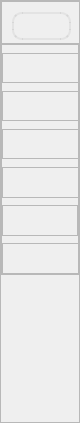
          <widget class="QFrame" name="leftBox">
           <property name="sizePolicy">
            <sizepolicy hsizetype="Fixed" vsizetype="Expanding">
             <horstretch>0</horstretch>
             <verstretch>0</verstretch>
            </sizepolicy>
           </property>
           <property name="minimumSize">
            <size>
             <width>80</width>
             <height>0</height>
            </size>
           </property>
           <property name="maximumSize">
            <size>
             <width>80</width>
             <height>16777215</height>
            </size>
           </property>
           <property name="styleSheet">
            <string notr="true">QFrame#leftBox  {
    /*background-color: rgba(255, 255, 255, 80%);*/
    border: 0px solid rgba(0, 0, 0, 40%);
	border-top:none;
	border-bottom:none;
	border-left:none;
}
</string>
           </property>
           <property name="frameShape">
            <enum>QFrame::StyledPanel</enum>
           </property>
           <property name="frameShadow">
            <enum>QFrame::Raised</enum>
           </property>
           <layout class="QVBoxLayout" name="verticalLayout_2" stretch="10,55,35">
            <property name="spacing">
             <number>0</number>
            </property>
            <property name="leftMargin">
             <number>0</number>
            </property>
            <property name="topMargin">
             <number>0</number>
            </property>
            <property name="rightMargin">
             <number>0</number>
            </property>
            <property name="bottomMargin">
             <number>0</number>
            </property>
            <item>
             <widget class="QFrame" name="leftbox_top">
              <property name="sizePolicy">
               <sizepolicy hsizetype="Expanding" vsizetype="Preferred">
                <horstretch>0</horstretch>
                <verstretch>0</verstretch>
               </sizepolicy>
              </property>
              <property name="minimumSize">
               <size>
                <width>180</width>
                <height>0</height>
               </size>
              </property>
              <property name="frameShape">
               <enum>QFrame::StyledPanel</enum>
              </property>
              <property name="frameShadow">
               <enum>QFrame::Raised</enum>
              </property>
              <layout class="QHBoxLayout" name="horizontalLayout_8" stretch="4,6">
               <property name="spacing">
                <number>5</number>
               </property>
               <property name="leftMargin">
                <number>10</number>
               </property>
               <property name="topMargin">
                <number>10</number>
               </property>
               <property name="rightMargin">
                <number>15</number>
               </property>
               <property name="bottomMargin">
                <number>3</number>
               </property>
               <item>
                <widget class="QFrame" name="logo">
                 <property name="sizePolicy">
                  <sizepolicy hsizetype="Preferred" vsizetype="Preferred">
                   <horstretch>0</horstretch>
                   <verstretch>0</verstretch>
                  </sizepolicy>
                 </property>
                 <property name="styleSheet">
                  <string notr="true">image: url(:/leftbox/images/swimmingliu_icon.png);
border:2px solid rgba(0,0,0,5%);
border-radius: 10%;
</string>
                 </property>
                 <property name="frameShape">
                  <enum>QFrame::StyledPanel</enum>
                 </property>
                 <property name="frameShadow">
                  <enum>QFrame::Raised</enum>
                 </property>
                </widget>
               </item>
               <item>
                <widget class="QFrame" name="top_intro">
                 <property name="styleSheet">
                  <string notr="true">QLabel{
	color: black;
	font: 600 italic 9pt &quot;Segoe UI&quot;;
	font-weight: bold;
}
QFrame{
	border:none;
}</string>
                 </property>
                 <property name="frameShape">
                  <enum>QFrame::StyledPanel</enum>
                 </property>
                 <property name="frameShadow">
                  <enum>QFrame::Raised</enum>
                 </property>
                 <layout class="QVBoxLayout" name="verticalLayout_20">
                  <property name="spacing">
                   <number>0</number>
                  </property>
                  <property name="leftMargin">
                   <number>5</number>
                  </property>
                  <property name="topMargin">
                   <number>0</number>
                  </property>
                  <property name="rightMargin">
                   <number>0</number>
                  </property>
                  <property name="bottomMargin">
                   <number>0</number>
                  </property>
                  <item>
                   <widget class="QLabel" name="label">
                    <property name="text">
                     <string>YOLO SHOW</string>
                    </property>
                   </widget>
                  </item>
                  <item>
                   <widget class="QLabel" name="label_3">
                    <property name="text">
                     <string>SwimmingLiu</string>
                    </property>
                   </widget>
                  </item>
                 </layout>
                </widget>
               </item>
              </layout>
             </widget>
            </item>
            <item>
             <widget class="QFrame" name="leftbox_bottom">
              <property name="sizePolicy">
               <sizepolicy hsizetype="Preferred" vsizetype="Preferred">
                <horstretch>0</horstretch>
                <verstretch>0</verstretch>
               </sizepolicy>
              </property>
              <property name="minimumSize">
               <size>
                <width>0</width>
                <height>0</height>
               </size>
              </property>
              <property name="maximumSize">
               <size>
                <width>16777215</width>
                <height>16777215</height>
               </size>
              </property>
              <property name="styleSheet">
               <string notr="true">QPushButton#src_menu{
	background-image: url(:/leftbox/images/newsize/menu.png);
}
QPushButton#src_folder{
	background-image: url(:/leftbox/images/newsize/folder.png);

}
QPushButton#src_camera{
	background-image: url(:/leftbox/images/newsize/security-camera.png);
}
QPushButton#src_img{
	background-image: url(:/leftbox/images/newsize/gallery.png);
}
QPushButton#src_webcam{
	background-image: url(:/leftbox/images/newsize/photo-camera.png);
}
QPushButton#src_setting{
	background-image:url(:/leftbox/images/newsize/setting.png);
}
QPushButton#src_singlemode{
	background-image:url(:/leftbox/images/newsize/single.png);
}
QPushButton{
	border:none;
	text-align: center;
	background-repeat: no-repeat;
	background-position: left center;
	border-left: 23px solid transparent;
	color: rgba(0, 0, 0, 199);
	font: 12pt &quot;Times New Roman&quot;;
	font-weight: bold;
	padding-left: 15px;
}
QFrame#cameraBox:hover{
	background-color: rgba(114, 129, 214, 59);
}
QFrame#folderBox:hover{
	background-color: rgba(114, 129, 214, 59);
}
QFrame#imgBox:hover{
	background-color: rgba(114, 129, 214, 59);
}
QFrame#menuBox:hover{
	background-color: rgba(114, 129, 214, 59);
}
QFrame#webcamBox:hover{
	background-color: rgba(114, 129, 214, 59);
}
QFrame#manageBox:hover{
	background-color: rgba(114, 129, 214, 59);
}
QFrame#singleBox:hover{
	background-color: rgba(114, 129, 214, 59);
}</string>
              </property>
              <property name="frameShape">
               <enum>QFrame::StyledPanel</enum>
              </property>
              <property name="frameShadow">
               <enum>QFrame::Raised</enum>
              </property>
              <layout class="QVBoxLayout" name="verticalLayout_3" stretch="1,4,1,4,1,4,1,4,1,4,1,4">
               <property name="spacing">
                <number>0</number>
               </property>
               <property name="leftMargin">
                <number>0</number>
               </property>
               <property name="topMargin">
                <number>0</number>
               </property>
               <property name="rightMargin">
                <number>0</number>
               </property>
               <property name="bottomMargin">
                <number>0</number>
               </property>
               <item>
                <spacer name="zSpacer5">
                 <property name="orientation">
                  <enum>Qt::Vertical</enum>
                 </property>
                 <property name="sizeHint" stdset="0">
                  <size>
                   <width>20</width>
                   <height>40</height>
                  </size>
                 </property>
                </spacer>
               </item>
               <item>
                <widget class="QFrame" name="menuBox">
                 <property name="sizePolicy">
                  <sizepolicy hsizetype="Expanding" vsizetype="Preferred">
                   <horstretch>0</horstretch>
                   <verstretch>0</verstretch>
                  </sizepolicy>
                 </property>
                 <property name="minimumSize">
                  <size>
                   <width>180</width>
                   <height>0</height>
                  </size>
                 </property>
                 <property name="maximumSize">
                  <size>
                   <width>180</width>
                   <height>16777215</height>
                  </size>
                 </property>
                 <property name="layoutDirection">
                  <enum>Qt::LeftToRight</enum>
                 </property>
                 <property name="frameShape">
                  <enum>QFrame::StyledPanel</enum>
                 </property>
                 <property name="frameShadow">
                  <enum>QFrame::Raised</enum>
                 </property>
                 <layout class="QHBoxLayout" name="horizontalLayout_3">
                  <property name="spacing">
                   <number>0</number>
                  </property>
                  <property name="leftMargin">
                   <number>0</number>
                  </property>
                  <property name="topMargin">
                   <number>0</number>
                  </property>
                  <property name="rightMargin">
                   <number>0</number>
                  </property>
                  <property name="bottomMargin">
                   <number>0</number>
                  </property>
                  <item>
                   <widget class="QPushButton" name="src_menu">
                    <property name="sizePolicy">
                     <sizepolicy hsizetype="Expanding" vsizetype="Preferred">
                      <horstretch>0</horstretch>
                      <verstretch>0</verstretch>
                     </sizepolicy>
                    </property>
                    <property name="minimumSize">
                     <size>
                      <width>180</width>
                      <height>0</height>
                     </size>
                    </property>
                    <property name="maximumSize">
                     <size>
                      <width>180</width>
                      <height>16777215</height>
                     </size>
                    </property>
                    <property name="text">
                     <string> Menu     </string>
                    </property>
                    <property name="iconSize">
                     <size>
                      <width>30</width>
                      <height>30</height>
                     </size>
                    </property>
                    <property name="autoDefault">
                     <bool>false</bool>
                    </property>
                   </widget>
                  </item>
                 </layout>
                </widget>
               </item>
               <item>
                <spacer name="zSpacer1">
                 <property name="orientation">
                  <enum>Qt::Vertical</enum>
                 </property>
                 <property name="sizeHint" stdset="0">
                  <size>
                   <width>20</width>
                   <height>40</height>
                  </size>
                 </property>
                </spacer>
               </item>
               <item>
                <widget class="QFrame" name="imgBox">
                 <property name="minimumSize">
                  <size>
                   <width>180</width>
                   <height>0</height>
                  </size>
                 </property>
                 <property name="maximumSize">
                  <size>
                   <width>180</width>
                   <height>16777215</height>
                  </size>
                 </property>
                 <property name="layoutDirection">
                  <enum>Qt::LeftToRight</enum>
                 </property>
                 <property name="frameShape">
                  <enum>QFrame::StyledPanel</enum>
                 </property>
                 <property name="frameShadow">
                  <enum>QFrame::Raised</enum>
                 </property>
                 <layout class="QHBoxLayout" name="horizontalLayout_4">
                  <property name="spacing">
                   <number>0</number>
                  </property>
                  <property name="leftMargin">
                   <number>0</number>
                  </property>
                  <property name="topMargin">
                   <number>0</number>
                  </property>
                  <property name="rightMargin">
                   <number>0</number>
                  </property>
                  <property name="bottomMargin">
                   <number>0</number>
                  </property>
                  <item alignment="Qt::AlignLeft">
                   <widget class="QPushButton" name="src_img">
                    <property name="sizePolicy">
                     <sizepolicy hsizetype="Expanding" vsizetype="Preferred">
                      <horstretch>0</horstretch>
                      <verstretch>0</verstretch>
                     </sizepolicy>
                    </property>
                    <property name="minimumSize">
                     <size>
                      <width>180</width>
                      <height>0</height>
                     </size>
                    </property>
                    <property name="maximumSize">
                     <size>
                      <width>180</width>
                      <height>16777215</height>
                     </size>
                    </property>
                    <property name="text">
                     <string>Media    </string>
                    </property>
                    <property name="iconSize">
                     <size>
                      <width>30</width>
                      <height>30</height>
                     </size>
                    </property>
                   </widget>
                  </item>
                 </layout>
                </widget>
               </item>
               <item>
                <spacer name="zSpacer2">
                 <property name="orientation">
                  <enum>Qt::Vertical</enum>
                 </property>
                 <property name="sizeHint" stdset="0">
                  <size>
                   <width>20</width>
                   <height>40</height>
                  </size>
                 </property>
                </spacer>
               </item>
               <item>
                <widget class="QFrame" name="folderBox">
                 <property name="minimumSize">
                  <size>
                   <width>180</width>
                   <height>0</height>
                  </size>
                 </property>
                 <property name="maximumSize">
                  <size>
                   <width>180</width>
                   <height>16777215</height>
                  </size>
                 </property>
                 <property name="layoutDirection">
                  <enum>Qt::LeftToRight</enum>
                 </property>
                 <property name="frameShape">
                  <enum>QFrame::StyledPanel</enum>
                 </property>
                 <property name="frameShadow">
                  <enum>QFrame::Raised</enum>
                 </property>
                 <layout class="QHBoxLayout" name="horizontalLayout_6">
                  <property name="spacing">
                   <number>0</number>
                  </property>
                  <property name="leftMargin">
                   <number>0</number>
                  </property>
                  <property name="topMargin">
                   <number>0</number>
                  </property>
                  <property name="rightMargin">
                   <number>0</number>
                  </property>
                  <property name="bottomMargin">
                   <number>0</number>
                  </property>
                  <item alignment="Qt::AlignLeft">
                   <widget class="QPushButton" name="src_folder">
                    <property name="sizePolicy">
                     <sizepolicy hsizetype="Expanding" vsizetype="Preferred">
                      <horstretch>0</horstretch>
                      <verstretch>0</verstretch>
                     </sizepolicy>
                    </property>
                    <property name="minimumSize">
                     <size>
                      <width>180</width>
                      <height>0</height>
                     </size>
                    </property>
                    <property name="maximumSize">
                     <size>
                      <width>180</width>
                      <height>16777215</height>
                     </size>
                    </property>
                    <property name="text">
                     <string> Folder    </string>
                    </property>
                    <property name="iconSize">
                     <size>
                      <width>30</width>
                      <height>30</height>
                     </size>
                    </property>
                    <property name="shortcut">
                     <string>Ctrl+S</string>
                    </property>
                   </widget>
                  </item>
                 </layout>
                </widget>
               </item>
               <item>
                <spacer name="verticalSpacer">
                 <property name="orientation">
                  <enum>Qt::Vertical</enum>
                 </property>
                 <property name="sizeHint" stdset="0">
                  <size>
                   <width>20</width>
                   <height>40</height>
                  </size>
                 </property>
                </spacer>
               </item>
               <item>
                <widget class="QFrame" name="cameraBox">
                 <property name="minimumSize">
                  <size>
                   <width>180</width>
                   <height>0</height>
                  </size>
                 </property>
                 <property name="maximumSize">
                  <size>
                   <width>180</width>
                   <height>16777215</height>
                  </size>
                 </property>
                 <property name="layoutDirection">
                  <enum>Qt::LeftToRight</enum>
                 </property>
                 <property name="frameShape">
                  <enum>QFrame::StyledPanel</enum>
                 </property>
                 <property name="frameShadow">
                  <enum>QFrame::Raised</enum>
                 </property>
                 <layout class="QHBoxLayout" name="horizontalLayout_5">
                  <property name="spacing">
                   <number>0</number>
                  </property>
                  <property name="leftMargin">
                   <number>0</number>
                  </property>
                  <property name="topMargin">
                   <number>0</number>
                  </property>
                  <property name="rightMargin">
                   <number>0</number>
                  </property>
                  <property name="bottomMargin">
                   <number>0</number>
                  </property>
                  <item alignment="Qt::AlignLeft">
                   <widget class="QPushButton" name="src_camera">
                    <property name="sizePolicy">
                     <sizepolicy hsizetype="Expanding" vsizetype="Preferred">
                      <horstretch>0</horstretch>
                      <verstretch>0</verstretch>
                     </sizepolicy>
                    </property>
                    <property name="minimumSize">
                     <size>
                      <width>180</width>
                      <height>0</height>
                     </size>
                    </property>
                    <property name="maximumSize">
                     <size>
                      <width>180</width>
                      <height>16777215</height>
                     </size>
                    </property>
                    <property name="text">
                     <string>IPcam  </string>
                    </property>
                    <property name="iconSize">
                     <size>
                      <width>30</width>
                      <height>30</height>
                     </size>
                    </property>
                   </widget>
                  </item>
                 </layout>
                </widget>
               </item>
               <item>
                <spacer name="zSpacer3">
                 <property name="orientation">
                  <enum>Qt::Vertical</enum>
                 </property>
                 <property name="sizeHint" stdset="0">
                  <size>
                   <width>20</width>
                   <height>40</height>
                  </size>
                 </property>
                </spacer>
               </item>
               <item>
                <widget class="QFrame" name="singleBox">
                 <property name="frameShape">
                  <enum>QFrame::StyledPanel</enum>
                 </property>
                 <property name="frameShadow">
                  <enum>QFrame::Raised</enum>
                 </property>
                 <layout class="QHBoxLayout" name="horizontalLayout_26">
                  <property name="spacing">
                   <number>0</number>
                  </property>
                  <property name="leftMargin">
                   <number>0</number>
                  </property>
                  <property name="topMargin">
                   <number>0</number>
                  </property>
                  <property name="rightMargin">
                   <number>0</number>
                  </property>
                  <property name="bottomMargin">
                   <number>0</number>
                  </property>
                  <item>
                   <widget class="QPushButton" name="src_singlemode">
                    <property name="sizePolicy">
                     <sizepolicy hsizetype="Expanding" vsizetype="Preferred">
                      <horstretch>0</horstretch>
                      <verstretch>0</verstretch>
                     </sizepolicy>
                    </property>
                    <property name="minimumSize">
                     <size>
                      <width>180</width>
                      <height>0</height>
                     </size>
                    </property>
                    <property name="maximumSize">
                     <size>
                      <width>180</width>
                      <height>16777215</height>
                     </size>
                    </property>
                    <property name="styleSheet">
                     <string notr="true"/>
                    </property>
                    <property name="text">
                     <string>SG Mode</string>
                    </property>
                    <property name="iconSize">
                     <size>
                      <width>30</width>
                      <height>30</height>
                     </size>
                    </property>
                    <property name="shortcut">
                     <string>Ctrl+S</string>
                    </property>
                   </widget>
                  </item>
                 </layout>
                </widget>
               </item>
               <item>
                <spacer name="verticalSpacer_4">
                 <property name="orientation">
                  <enum>Qt::Vertical</enum>
                 </property>
                 <property name="sizeHint" stdset="0">
                  <size>
                   <width>20</width>
                   <height>40</height>
                  </size>
                 </property>
                </spacer>
               </item>
               <item>
                <widget class="QFrame" name="manageBox">
                 <property name="minimumSize">
                  <size>
                   <width>180</width>
                   <height>0</height>
                  </size>
                 </property>
                 <property name="maximumSize">
                  <size>
                   <width>180</width>
                   <height>16777215</height>
                  </size>
                 </property>
                 <property name="frameShape">
                  <enum>QFrame::StyledPanel</enum>
                 </property>
                 <property name="frameShadow">
                  <enum>QFrame::Raised</enum>
                 </property>
                 <layout class="QHBoxLayout" name="horizontalLayout_19">
                  <property name="spacing">
                   <number>0</number>
                  </property>
                  <property name="leftMargin">
                   <number>0</number>
                  </property>
                  <property name="topMargin">
                   <number>0</number>
                  </property>
                  <property name="rightMargin">
                   <number>0</number>
                  </property>
                  <property name="bottomMargin">
                   <number>0</number>
                  </property>
                  <item>
                   <widget class="QPushButton" name="src_setting">
                    <property name="sizePolicy">
                     <sizepolicy hsizetype="Expanding" vsizetype="Preferred">
                      <horstretch>0</horstretch>
                      <verstretch>0</verstretch>
                     </sizepolicy>
                    </property>
                    <property name="minimumSize">
                     <size>
                      <width>180</width>
                      <height>0</height>
                     </size>
                    </property>
                    <property name="maximumSize">
                     <size>
                      <width>180</width>
                      <height>16777215</height>
                     </size>
                    </property>
                    <property name="text">
                     <string>Setting  </string>
                    </property>
                   </widget>
                  </item>
                 </layout>
                </widget>
               </item>
              </layout>
             </widget>
            </item>
            <item>
             <spacer name="verticalSpacer_2">
              <property name="orientation">
               <enum>Qt::Vertical</enum>
              </property>
              <property name="sizeHint" stdset="0">
               <size>
                <width>20</width>
                <height>40</height>
               </size>
              </property>
             </spacer>
            </item>
           </layout>
          </widget>
